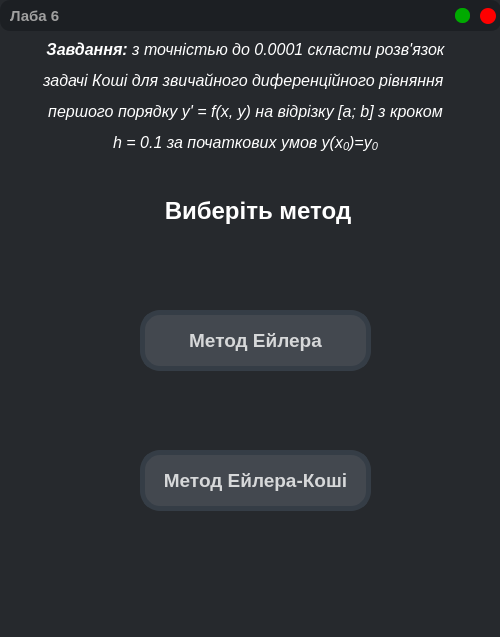
<?xml version="1.0" encoding="UTF-8"?>
<ui version="4.0">
 <class>lab6</class>
 <widget class="QMainWindow" name="lab6">
  <property name="geometry">
   <rect>
    <x>0</x>
    <y>0</y>
    <width>500</width>
    <height>637</height>
   </rect>
  </property>
  <property name="windowTitle">
   <string>MainWindow</string>
  </property>
  <property name="styleSheet">
   <string notr="true">background-color: rgb(38, 41, 45);</string>
  </property>
  <widget class="QWidget" name="centralwidget">
   <widget class="QFrame" name="frame_header">
    <property name="geometry">
     <rect>
      <x>0</x>
      <y>0</y>
      <width>501</width>
      <height>31</height>
     </rect>
    </property>
    <property name="styleSheet">
     <string notr="true">border-radius: 10px;
background-color: rgb(28, 31, 35)</string>
    </property>
    <property name="frameShape">
     <enum>QFrame::StyledPanel</enum>
    </property>
    <property name="frameShadow">
     <enum>QFrame::Raised</enum>
    </property>
    <widget class="QLabel" name="label_6">
     <property name="geometry">
      <rect>
       <x>10</x>
       <y>6</y>
       <width>148</width>
       <height>20</height>
      </rect>
     </property>
     <property name="font">
      <font>
       <family>Segoe UI</family>
       <pointsize>11</pointsize>
       <weight>75</weight>
       <bold>true</bold>
      </font>
     </property>
     <property name="layoutDirection">
      <enum>Qt::LeftToRight</enum>
     </property>
     <property name="styleSheet">
      <string notr="true">color:rgb(160, 160, 160)</string>
     </property>
     <property name="frameShape">
      <enum>QFrame::NoFrame</enum>
     </property>
     <property name="text">
      <string>Лаба 6</string>
     </property>
     <property name="alignment">
      <set>Qt::AlignLeading|Qt::AlignLeft|Qt::AlignVCenter</set>
     </property>
    </widget>
    <widget class="QPushButton" name="pushButton_exp">
     <property name="geometry">
      <rect>
       <x>455</x>
       <y>8</y>
       <width>15</width>
       <height>15</height>
      </rect>
     </property>
     <property name="font">
      <font>
       <family>Segoe UI</family>
       <pointsize>10</pointsize>
       <weight>50</weight>
       <bold>false</bold>
      </font>
     </property>
     <property name="cursor">
      <cursorShape>PointingHandCursor</cursorShape>
     </property>
     <property name="styleSheet">
      <string notr="true">QPushButton{
	background-color: rgb(0, 170, 0);
	border-radius: 7px;
	text-align: center;
}

QPushButton:hover{
	background-color: rgb(0, 111, 0);
}

QPushButton:pressed{
	background-color: rgb(0, 153, 0);
}</string>
     </property>
     <property name="text">
      <string/>
     </property>
    </widget>
    <widget class="QPushButton" name="pushButton_close">
     <property name="geometry">
      <rect>
       <x>480</x>
       <y>8</y>
       <width>16</width>
       <height>16</height>
      </rect>
     </property>
     <property name="font">
      <font>
       <family>Segoe UI</family>
       <pointsize>10</pointsize>
       <weight>50</weight>
       <bold>false</bold>
      </font>
     </property>
     <property name="cursor">
      <cursorShape>PointingHandCursor</cursorShape>
     </property>
     <property name="styleSheet">
      <string notr="true">QPushButton{
	background-color: rgb(255, 0, 0);
	border-radius: 8px;
	text-align: center;
}

QPushButton:hover{
	background-color: rgb(175, 0, 0);
}

QPushButton:pressed{
	background-color: rgb(229, 0, 0);
}</string>
     </property>
     <property name="text">
      <string/>
     </property>
    </widget>
   </widget>
   <widget class="QLabel" name="label_task">
    <property name="geometry">
     <rect>
      <x>0</x>
      <y>40</y>
      <width>491</width>
      <height>121</height>
     </rect>
    </property>
    <property name="font">
     <font>
      <family>Segoe UI</family>
      <pointsize>12</pointsize>
      <weight>50</weight>
      <italic>true</italic>
      <bold>false</bold>
     </font>
    </property>
    <property name="styleSheet">
     <string notr="true">color: rgb(255, 255, 255);</string>
    </property>
    <property name="text">
     <string>&lt;html&gt;&lt;head/&gt;&lt;body&gt;&lt;p align=&quot;center&quot;&gt;&lt;span style=&quot; font-weight:600;&quot;&gt;Завдання:&lt;/span&gt; з точністью до 0.0001 скласти розв'язок&lt;/p&gt;&lt;p align=&quot;center&quot;&gt;задачі Коші для звичайного диференційного рівняння &lt;/p&gt;&lt;p align=&quot;center&quot;&gt;першого порядку y' = f(x, y) на відрізку [a; b] з кроком&lt;/p&gt;&lt;p align=&quot;center&quot;&gt;h = 0.1 за початкових умов y(x&lt;span style=&quot; vertical-align:sub;&quot;&gt;0&lt;/span&gt;)=y&lt;span style=&quot; vertical-align:sub;&quot;&gt;0&lt;/span&gt;&lt;/p&gt;&lt;/body&gt;&lt;/html&gt;</string>
    </property>
    <property name="alignment">
     <set>Qt::AlignLeading|Qt::AlignLeft|Qt::AlignTop</set>
    </property>
   </widget>
   <widget class="QStackedWidget" name="stackedWidget">
    <property name="geometry">
     <rect>
      <x>0</x>
      <y>170</y>
      <width>501</width>
      <height>461</height>
     </rect>
    </property>
    <property name="currentIndex">
     <number>0</number>
    </property>
    <widget class="QWidget" name="page_menu">
     <widget class="QLabel" name="label_intro">
      <property name="geometry">
       <rect>
        <x>100</x>
        <y>10</y>
        <width>316</width>
        <height>62</height>
       </rect>
      </property>
      <property name="font">
       <font>
        <family>Segoe UI</family>
        <pointsize>18</pointsize>
        <weight>75</weight>
        <bold>true</bold>
       </font>
      </property>
      <property name="layoutDirection">
       <enum>Qt::LeftToRight</enum>
      </property>
      <property name="styleSheet">
       <string notr="true">color: rgb(255, 255, 255);</string>
      </property>
      <property name="frameShape">
       <enum>QFrame::NoFrame</enum>
      </property>
      <property name="text">
       <string>Виберіть метод</string>
      </property>
      <property name="alignment">
       <set>Qt::AlignCenter</set>
      </property>
     </widget>
     <widget class="QPushButton" name="pushButtonTo1">
      <property name="geometry">
       <rect>
        <x>140</x>
        <y>140</y>
        <width>231</width>
        <height>61</height>
       </rect>
      </property>
      <property name="font">
       <font>
        <family>Segoe UI</family>
        <pointsize>14</pointsize>
        <weight>75</weight>
        <bold>true</bold>
       </font>
      </property>
      <property name="cursor">
       <cursorShape>PointingHandCursor</cursorShape>
      </property>
      <property name="styleSheet">
       <string notr="true">QPushButton{
	border-style:  solid;
	border-radius: 20px;
	border-width: 5px;
	color: rgba(255, 255, 255, 200);
	border-color:rgb(53, 61, 70);
	background-color: rgb(67, 72, 79);
	text-align: center;
}

QPushButton:hover{
	background-color: rgb(99, 107, 117);
}

QPushButton:pressed{
	background-color: rgb(47, 51, 56);
}
</string>
      </property>
      <property name="text">
       <string>Метод Ейлера</string>
      </property>
     </widget>
     <widget class="QPushButton" name="pushButtonTo2">
      <property name="geometry">
       <rect>
        <x>140</x>
        <y>280</y>
        <width>231</width>
        <height>61</height>
       </rect>
      </property>
      <property name="font">
       <font>
        <family>Segoe UI</family>
        <pointsize>14</pointsize>
        <weight>75</weight>
        <bold>true</bold>
       </font>
      </property>
      <property name="cursor">
       <cursorShape>PointingHandCursor</cursorShape>
      </property>
      <property name="styleSheet">
       <string notr="true">QPushButton{
	border-style:  solid;
	border-radius: 20px;
	border-width: 5px;
	color: rgba(255, 255, 255, 200);
	border-color:rgb(53, 61, 70);
	background-color: rgb(67, 72, 79);
	text-align: center;
}

QPushButton:hover{
	background-color: rgb(99, 107, 117);
}

QPushButton:pressed{
	background-color: rgb(47, 51, 56);
}
</string>
      </property>
      <property name="text">
       <string>Метод Ейлера-Коші</string>
      </property>
     </widget>
    </widget>
    <widget class="QWidget" name="page1">
     <widget class="QLineEdit" name="b_meth1">
      <property name="geometry">
       <rect>
        <x>260</x>
        <y>200</y>
        <width>31</width>
        <height>21</height>
       </rect>
      </property>
      <property name="font">
       <font>
        <family>Segoe UI</family>
        <pointsize>12</pointsize>
        <weight>75</weight>
        <bold>true</bold>
       </font>
      </property>
      <property name="styleSheet">
       <string notr="true">border: none;
color: rgb(255, 255, 255);
background-color: rgb(28, 31, 35);</string>
      </property>
      <property name="text">
       <string/>
      </property>
      <property name="alignment">
       <set>Qt::AlignCenter</set>
      </property>
      <property name="placeholderText">
       <string>b</string>
      </property>
     </widget>
     <widget class="QLabel" name="label_intro1">
      <property name="geometry">
       <rect>
        <x>96</x>
        <y>0</y>
        <width>331</width>
        <height>62</height>
       </rect>
      </property>
      <property name="font">
       <font>
        <family>Segoe UI</family>
        <pointsize>18</pointsize>
        <weight>75</weight>
        <bold>true</bold>
       </font>
      </property>
      <property name="layoutDirection">
       <enum>Qt::LeftToRight</enum>
      </property>
      <property name="styleSheet">
       <string notr="true">color: rgb(255, 255, 255);</string>
      </property>
      <property name="frameShape">
       <enum>QFrame::NoFrame</enum>
      </property>
      <property name="text">
       <string>Метод Ейлера</string>
      </property>
      <property name="alignment">
       <set>Qt::AlignCenter</set>
      </property>
     </widget>
     <widget class="QRadioButton" name="radioButton1">
      <property name="geometry">
       <rect>
        <x>216</x>
        <y>270</y>
        <width>91</width>
        <height>21</height>
       </rect>
      </property>
      <property name="font">
       <font>
        <family>Segoe UI</family>
        <pointsize>12</pointsize>
        <weight>75</weight>
        <bold>true</bold>
       </font>
      </property>
      <property name="styleSheet">
       <string notr="true">color: rgb(255, 255, 255);</string>
      </property>
      <property name="text">
       <string>Графік</string>
      </property>
     </widget>
     <widget class="QPushButton" name="pushButtonEval1">
      <property name="geometry">
       <rect>
        <x>166</x>
        <y>310</y>
        <width>181</width>
        <height>51</height>
       </rect>
      </property>
      <property name="font">
       <font>
        <family>Bodoni MT Black</family>
        <pointsize>13</pointsize>
        <weight>75</weight>
        <bold>true</bold>
       </font>
      </property>
      <property name="cursor">
       <cursorShape>PointingHandCursor</cursorShape>
      </property>
      <property name="styleSheet">
       <string notr="true">QPushButton {
	background-color: #5F15A9;
	color: rgb(255, 255, 255);
	border-radius: 10px;
}

QPushButton:hover {
	background-color: rgb(81, 16, 145);
}

QPushButton:pressed {
	background-color: rgb(68, 14, 121);
}</string>
      </property>
      <property name="text">
       <string>Обчислити</string>
      </property>
     </widget>
     <widget class="QLabel" name="label_2">
      <property name="geometry">
       <rect>
        <x>186</x>
        <y>187</y>
        <width>141</width>
        <height>41</height>
       </rect>
      </property>
      <property name="font">
       <font>
        <family>Segoe UI</family>
        <pointsize>20</pointsize>
        <weight>75</weight>
        <bold>true</bold>
       </font>
      </property>
      <property name="layoutDirection">
       <enum>Qt::LeftToRight</enum>
      </property>
      <property name="styleSheet">
       <string notr="true">color: rgb(255, 255, 255);
border-radius:10px;
background-color: rgb(28, 31, 35);</string>
      </property>
      <property name="frameShape">
       <enum>QFrame::NoFrame</enum>
      </property>
      <property name="text">
       <string>[     ,     ]</string>
      </property>
      <property name="alignment">
       <set>Qt::AlignCenter</set>
      </property>
     </widget>
     <widget class="QLineEdit" name="x0_meth1">
      <property name="geometry">
       <rect>
        <x>216</x>
        <y>141</y>
        <width>38</width>
        <height>21</height>
       </rect>
      </property>
      <property name="font">
       <font>
        <family>Segoe UI</family>
        <pointsize>12</pointsize>
        <weight>75</weight>
        <bold>true</bold>
       </font>
      </property>
      <property name="styleSheet">
       <string notr="true">border: none;
color: rgb(255, 255, 255);
background-color: rgb(28, 31, 35);</string>
      </property>
      <property name="text">
       <string/>
      </property>
      <property name="alignment">
       <set>Qt::AlignCenter</set>
      </property>
      <property name="placeholderText">
       <string>x0</string>
      </property>
     </widget>
     <widget class="QLineEdit" name="y0_meth1">
      <property name="geometry">
       <rect>
        <x>295</x>
        <y>140</y>
        <width>41</width>
        <height>21</height>
       </rect>
      </property>
      <property name="font">
       <font>
        <family>Segoe UI</family>
        <pointsize>12</pointsize>
        <weight>75</weight>
        <bold>true</bold>
       </font>
      </property>
      <property name="styleSheet">
       <string notr="true">border: none;
color: rgb(255, 255, 255);
background-color: rgb(28, 31, 35);</string>
      </property>
      <property name="text">
       <string/>
      </property>
      <property name="alignment">
       <set>Qt::AlignLeading|Qt::AlignLeft|Qt::AlignVCenter</set>
      </property>
      <property name="placeholderText">
       <string>y0</string>
      </property>
     </widget>
     <widget class="QLabel" name="label">
      <property name="geometry">
       <rect>
        <x>171</x>
        <y>135</y>
        <width>181</width>
        <height>31</height>
       </rect>
      </property>
      <property name="font">
       <font>
        <family>Segoe UI</family>
        <pointsize>14</pointsize>
        <weight>75</weight>
        <bold>true</bold>
       </font>
      </property>
      <property name="layoutDirection">
       <enum>Qt::LeftToRight</enum>
      </property>
      <property name="styleSheet">
       <string notr="true">color: rgb(255, 255, 255);
background-color: rgb(28, 31, 35);
border-radius: 10px;</string>
      </property>
      <property name="frameShape">
       <enum>QFrame::NoFrame</enum>
      </property>
      <property name="text">
       <string>   y(        )  =           </string>
      </property>
      <property name="alignment">
       <set>Qt::AlignCenter</set>
      </property>
     </widget>
     <widget class="QLineEdit" name="a_meth1">
      <property name="geometry">
       <rect>
        <x>221</x>
        <y>200</y>
        <width>31</width>
        <height>21</height>
       </rect>
      </property>
      <property name="font">
       <font>
        <family>Segoe UI</family>
        <pointsize>12</pointsize>
        <weight>75</weight>
        <bold>true</bold>
       </font>
      </property>
      <property name="styleSheet">
       <string notr="true">border: none;
color: rgb(255, 255, 255);
background-color: rgb(28, 31, 35);</string>
      </property>
      <property name="text">
       <string/>
      </property>
      <property name="alignment">
       <set>Qt::AlignCenter</set>
      </property>
      <property name="placeholderText">
       <string>a</string>
      </property>
     </widget>
     <widget class="QLineEdit" name="function_meth1">
      <property name="geometry">
       <rect>
        <x>136</x>
        <y>80</y>
        <width>241</width>
        <height>31</height>
       </rect>
      </property>
      <property name="font">
       <font>
        <family>Segoe UI</family>
        <pointsize>11</pointsize>
        <weight>75</weight>
        <bold>true</bold>
       </font>
      </property>
      <property name="styleSheet">
       <string notr="true">background-color: rgb(28, 31, 35);
color: rgb(255, 255, 255);
border: none;
border-radius: 10px;</string>
      </property>
      <property name="text">
       <string/>
      </property>
      <property name="alignment">
       <set>Qt::AlignCenter</set>
      </property>
      <property name="placeholderText">
       <string notr="true">y' = f(x,y)</string>
      </property>
     </widget>
     <widget class="QPushButton" name="pushButtonBack1">
      <property name="geometry">
       <rect>
        <x>190</x>
        <y>390</y>
        <width>131</width>
        <height>41</height>
       </rect>
      </property>
      <property name="font">
       <font>
        <family>Bodoni MT Black</family>
        <pointsize>11</pointsize>
        <weight>75</weight>
        <bold>true</bold>
       </font>
      </property>
      <property name="cursor">
       <cursorShape>PointingHandCursor</cursorShape>
      </property>
      <property name="styleSheet">
       <string notr="true">QPushButton {
	background-color: #5F15A9;
	color: rgb(255, 255, 255);
	border-radius: 10px;
}

QPushButton:hover {
	background-color: rgb(81, 16, 145);
}

QPushButton:pressed {
	background-color: rgb(68, 14, 121);
}</string>
      </property>
      <property name="text">
       <string>Назад</string>
      </property>
     </widget>
     <zorder>label_intro1</zorder>
     <zorder>radioButton1</zorder>
     <zorder>pushButtonEval1</zorder>
     <zorder>label_2</zorder>
     <zorder>label</zorder>
     <zorder>a_meth1</zorder>
     <zorder>function_meth1</zorder>
     <zorder>b_meth1</zorder>
     <zorder>x0_meth1</zorder>
     <zorder>y0_meth1</zorder>
     <zorder>pushButtonBack1</zorder>
    </widget>
    <widget class="QWidget" name="page2">
     <widget class="QLineEdit" name="y0_meth2">
      <property name="geometry">
       <rect>
        <x>295</x>
        <y>140</y>
        <width>41</width>
        <height>21</height>
       </rect>
      </property>
      <property name="font">
       <font>
        <family>Segoe UI</family>
        <pointsize>12</pointsize>
        <weight>75</weight>
        <bold>true</bold>
       </font>
      </property>
      <property name="styleSheet">
       <string notr="true">border: none;
color: rgb(255, 255, 255);
background-color: rgb(28, 31, 35);</string>
      </property>
      <property name="text">
       <string/>
      </property>
      <property name="alignment">
       <set>Qt::AlignLeading|Qt::AlignLeft|Qt::AlignVCenter</set>
      </property>
      <property name="placeholderText">
       <string>y0</string>
      </property>
     </widget>
     <widget class="QLineEdit" name="a_meth2">
      <property name="geometry">
       <rect>
        <x>221</x>
        <y>200</y>
        <width>31</width>
        <height>21</height>
       </rect>
      </property>
      <property name="font">
       <font>
        <family>Segoe UI</family>
        <pointsize>12</pointsize>
        <weight>75</weight>
        <bold>true</bold>
       </font>
      </property>
      <property name="styleSheet">
       <string notr="true">border: none;
color: rgb(255, 255, 255);
background-color: rgb(28, 31, 35);</string>
      </property>
      <property name="text">
       <string/>
      </property>
      <property name="alignment">
       <set>Qt::AlignCenter</set>
      </property>
      <property name="placeholderText">
       <string>a</string>
      </property>
     </widget>
     <widget class="QRadioButton" name="radioButton2">
      <property name="geometry">
       <rect>
        <x>216</x>
        <y>270</y>
        <width>91</width>
        <height>21</height>
       </rect>
      </property>
      <property name="font">
       <font>
        <family>Segoe UI</family>
        <pointsize>12</pointsize>
        <weight>75</weight>
        <bold>true</bold>
       </font>
      </property>
      <property name="styleSheet">
       <string notr="true">color: rgb(255, 255, 255);</string>
      </property>
      <property name="text">
       <string>Графік</string>
      </property>
     </widget>
     <widget class="QLabel" name="label_3">
      <property name="geometry">
       <rect>
        <x>186</x>
        <y>187</y>
        <width>141</width>
        <height>41</height>
       </rect>
      </property>
      <property name="font">
       <font>
        <family>Segoe UI</family>
        <pointsize>20</pointsize>
        <weight>75</weight>
        <bold>true</bold>
       </font>
      </property>
      <property name="layoutDirection">
       <enum>Qt::LeftToRight</enum>
      </property>
      <property name="styleSheet">
       <string notr="true">color: rgb(255, 255, 255);
border-radius:10px;
background-color: rgb(28, 31, 35);</string>
      </property>
      <property name="frameShape">
       <enum>QFrame::NoFrame</enum>
      </property>
      <property name="text">
       <string>[     ,     ]</string>
      </property>
      <property name="alignment">
       <set>Qt::AlignCenter</set>
      </property>
     </widget>
     <widget class="QLabel" name="label_intro2">
      <property name="geometry">
       <rect>
        <x>96</x>
        <y>0</y>
        <width>331</width>
        <height>62</height>
       </rect>
      </property>
      <property name="font">
       <font>
        <family>Segoe UI</family>
        <pointsize>18</pointsize>
        <weight>75</weight>
        <bold>true</bold>
       </font>
      </property>
      <property name="layoutDirection">
       <enum>Qt::LeftToRight</enum>
      </property>
      <property name="styleSheet">
       <string notr="true">color: rgb(255, 255, 255);</string>
      </property>
      <property name="frameShape">
       <enum>QFrame::NoFrame</enum>
      </property>
      <property name="text">
       <string>Метод Ейлера-Коші</string>
      </property>
      <property name="alignment">
       <set>Qt::AlignCenter</set>
      </property>
     </widget>
     <widget class="QLabel" name="label_4">
      <property name="geometry">
       <rect>
        <x>171</x>
        <y>135</y>
        <width>181</width>
        <height>31</height>
       </rect>
      </property>
      <property name="font">
       <font>
        <family>Segoe UI</family>
        <pointsize>14</pointsize>
        <weight>75</weight>
        <bold>true</bold>
       </font>
      </property>
      <property name="layoutDirection">
       <enum>Qt::LeftToRight</enum>
      </property>
      <property name="styleSheet">
       <string notr="true">color: rgb(255, 255, 255);
background-color: rgb(28, 31, 35);
border-radius: 10px;</string>
      </property>
      <property name="frameShape">
       <enum>QFrame::NoFrame</enum>
      </property>
      <property name="text">
       <string>   y(        )  =           </string>
      </property>
      <property name="alignment">
       <set>Qt::AlignCenter</set>
      </property>
     </widget>
     <widget class="QLineEdit" name="x0_meth2">
      <property name="geometry">
       <rect>
        <x>216</x>
        <y>141</y>
        <width>38</width>
        <height>21</height>
       </rect>
      </property>
      <property name="font">
       <font>
        <family>Segoe UI</family>
        <pointsize>12</pointsize>
        <weight>75</weight>
        <bold>true</bold>
       </font>
      </property>
      <property name="styleSheet">
       <string notr="true">border: none;
color: rgb(255, 255, 255);
background-color: rgb(28, 31, 35);</string>
      </property>
      <property name="text">
       <string/>
      </property>
      <property name="alignment">
       <set>Qt::AlignCenter</set>
      </property>
      <property name="placeholderText">
       <string>x0</string>
      </property>
     </widget>
     <widget class="QPushButton" name="pushButtonEval2">
      <property name="geometry">
       <rect>
        <x>166</x>
        <y>310</y>
        <width>181</width>
        <height>51</height>
       </rect>
      </property>
      <property name="font">
       <font>
        <family>Bodoni MT Black</family>
        <pointsize>13</pointsize>
        <weight>75</weight>
        <bold>true</bold>
       </font>
      </property>
      <property name="cursor">
       <cursorShape>PointingHandCursor</cursorShape>
      </property>
      <property name="styleSheet">
       <string notr="true">QPushButton {
	background-color: #5F15A9;
	color: rgb(255, 255, 255);
	border-radius: 10px;
}

QPushButton:hover {
	background-color: rgb(81, 16, 145);
}

QPushButton:pressed {
	background-color: rgb(68, 14, 121);
}</string>
      </property>
      <property name="text">
       <string>Обчислити</string>
      </property>
     </widget>
     <widget class="QLineEdit" name="function_meth2">
      <property name="geometry">
       <rect>
        <x>136</x>
        <y>80</y>
        <width>241</width>
        <height>31</height>
       </rect>
      </property>
      <property name="font">
       <font>
        <family>Segoe UI</family>
        <pointsize>11</pointsize>
        <weight>75</weight>
        <bold>true</bold>
       </font>
      </property>
      <property name="styleSheet">
       <string notr="true">background-color: rgb(28, 31, 35);
color: rgb(255, 255, 255);
border: none;
border-radius: 10px;</string>
      </property>
      <property name="text">
       <string/>
      </property>
      <property name="alignment">
       <set>Qt::AlignCenter</set>
      </property>
      <property name="placeholderText">
       <string notr="true">y' = f(x,y)</string>
      </property>
     </widget>
     <widget class="QLineEdit" name="b_meth2">
      <property name="geometry">
       <rect>
        <x>260</x>
        <y>200</y>
        <width>31</width>
        <height>21</height>
       </rect>
      </property>
      <property name="font">
       <font>
        <family>Segoe UI</family>
        <pointsize>12</pointsize>
        <weight>75</weight>
        <bold>true</bold>
       </font>
      </property>
      <property name="styleSheet">
       <string notr="true">border: none;
color: rgb(255, 255, 255);
background-color: rgb(28, 31, 35);</string>
      </property>
      <property name="text">
       <string/>
      </property>
      <property name="alignment">
       <set>Qt::AlignCenter</set>
      </property>
      <property name="placeholderText">
       <string>b</string>
      </property>
     </widget>
     <widget class="QPushButton" name="pushButtonBack2">
      <property name="geometry">
       <rect>
        <x>190</x>
        <y>390</y>
        <width>131</width>
        <height>41</height>
       </rect>
      </property>
      <property name="font">
       <font>
        <family>Bodoni MT Black</family>
        <pointsize>11</pointsize>
        <weight>75</weight>
        <bold>true</bold>
       </font>
      </property>
      <property name="cursor">
       <cursorShape>PointingHandCursor</cursorShape>
      </property>
      <property name="styleSheet">
       <string notr="true">QPushButton {
	background-color: #5F15A9;
	color: rgb(255, 255, 255);
	border-radius: 10px;
}

QPushButton:hover {
	background-color: rgb(81, 16, 145);
}

QPushButton:pressed {
	background-color: rgb(68, 14, 121);
}</string>
      </property>
      <property name="text">
       <string>Назад</string>
      </property>
     </widget>
     <zorder>radioButton2</zorder>
     <zorder>label_3</zorder>
     <zorder>label_intro2</zorder>
     <zorder>label_4</zorder>
     <zorder>x0_meth2</zorder>
     <zorder>pushButtonEval2</zorder>
     <zorder>function_meth2</zorder>
     <zorder>b_meth2</zorder>
     <zorder>y0_meth2</zorder>
     <zorder>a_meth2</zorder>
     <zorder>pushButtonBack2</zorder>
    </widget>
   </widget>
  </widget>
 </widget>
 <resources/>
 <connections/>
</ui>
